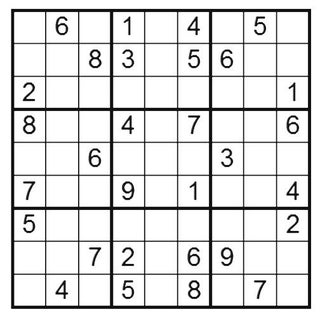
#> input picture sudoku.jpg, 320 x 321 px
$ jupyter execute 'Line Detection.ipynb'   (shell and % lines are left out)
#> lines starting #> are read from the running program, lines starting #| are printed output that depends on the picture; after the words box and inside, x2 and y2 are one past the last pixel; in counts of white or black regions, pixels touching at a corner belong together
[cell 1]
import cv2
import numpy as np
import matplotlib.pyplot as plt

[cell 2]
# Draw the lines represented in the hough accumulator on the original image
def drawhoughLinesOnImage(image, houghLines):
    for line in houghLines:
        for rho,theta in line:
            a = np.cos(theta)
            b = np.sin(theta)
            x0 = a*rho
            y0 = b*rho
            x1 = int(x0 + 1000*(-b))
            y1 = int(y0 + 1000*(a))
            x2 = int(x0 - 1000*(-b))
            y2 = int(y0 - 1000*(a))

            cv2.line(image,(x1,y1),(x2,y2),(0,255,0), 2)

# Different weights are added to the image to give a feeling of blending
def blend_images(image, final_image, alpha=0.7, beta=1., gamma=0.):
    return cv2.addWeighted(final_image, alpha, image, beta,gamma)

[cell 3]
image = cv2.imread("sudoku.jpg") # load image in grayscale
#> image is the input picture: shape (321, 320, 3); min 0, max 255, mean 222.2
gray_image = cv2.cvtColor(image, cv2.COLOR_RGB2GRAY)
blurredImage = cv2.GaussianBlur(gray_image, (5, 5), 0)
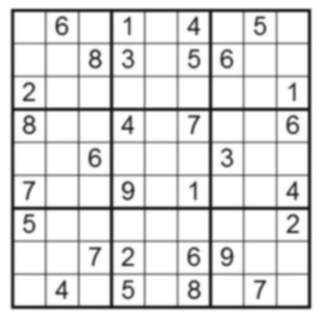
#> blurredImage: shape (321, 320); min 21, max 255, mean 222.2
edgeImage = cv2.Canny(blurredImage, 50, 120)
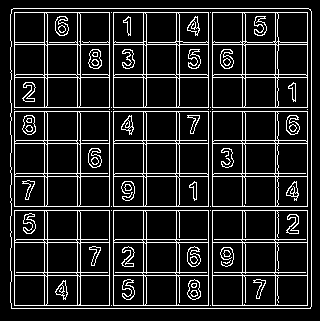
#> edgeImage: shape (321, 320); 13.5% white in thin lines or dots, all inside (x1, y1, x2, y2) = (10, 8, 312, 309)

# Detect points that form a line
dis_reso = 1 # Distance resolution in pixels of the Hough grid
theta = np.pi /180 # Angular resolution in radians of the Hough grid
threshold = 170# minimum no of votes

houghLines = cv2.HoughLines(edgeImage, dis_reso, theta, threshold)
#> houghLines = 39 rows, first 8: [308, 1.57], [311, 0], [8, 1.57], [12, 1.57], [107, 1.57], [111, 1.57], [206, 1.57], [210, 1.57]

houghLinesImage = np.zeros_like(image) # create and empty image

drawhoughLinesOnImage(houghLinesImage, houghLines) # draw the lines on the empty image
#> the loop in drawhoughLinesOnImage, `for line in houghLines:` made 39 passes
#> line on passes 1 to 12: [[308, 1.57]], [[311, 0]], [[8, 1.57]], [[12, 1.57]], [[107, 1.57]], [[111, 1.57]], [[206, 1.57]], [[210, 1.57]], [[305, 1.57]], [[14, 0]], [[109, 0]], [[113, 0]]
#> after the loop in drawhoughLinesOnImage, `for line in houghLines:`:
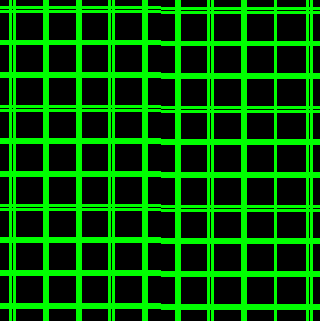
#> image: shape (321, 320, 3); mean of channels 0, 1, 2 0, 83.9, 0; drawn as B, G, R
orginalImageWithHoughLines = blend_images(houghLinesImage,image) # add two images together, using image blending
#> in blend_images, `return cv2.addWeighted(final_image, alpha, image, beta,gamma)`:
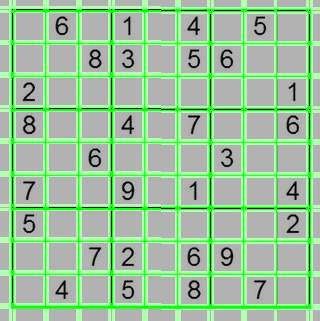
#> returned value: shape (321, 320, 3); mean of channels 0, 1, 2 155.3, 196.1, 155.3; drawn as B, G, R

[cell 4]
fig, (ax1, ax2, ax3) = plt.subplots(nrows=1, ncols=3, figsize=(20, 20))
ax1.imshow(image)
ax1.set_title('Original Image')
ax1.axis('off')

ax2.imshow(edgeImage, cmap='gray')
ax2.set_title('Edge Image')
ax2.axis('off')

ax3.imshow(orginalImageWithHoughLines, cmap='gray')
ax3.set_title("Original Image with Hough lines")
ax3.axis('off')

$ run again, with hough_input.jpg copied over sudoku.jpg
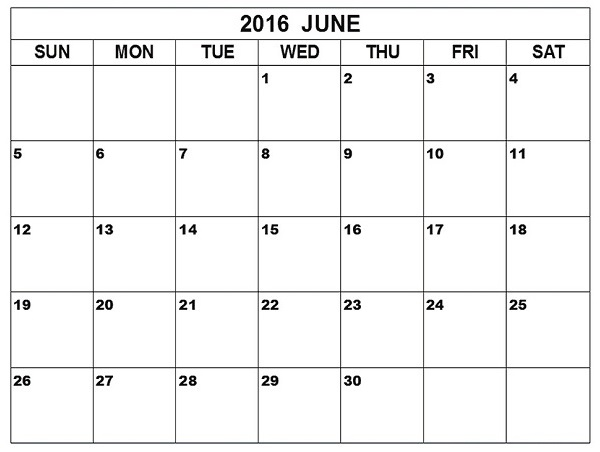
#> input picture hough_input.jpg, 600 x 452 px
#> image is the input picture: shape (452, 600, 3); mean B, G, R 243.7, 243.7, 243.6
#> `edgeImage = cv2.Canny(blurredImage, 50, 120)`:
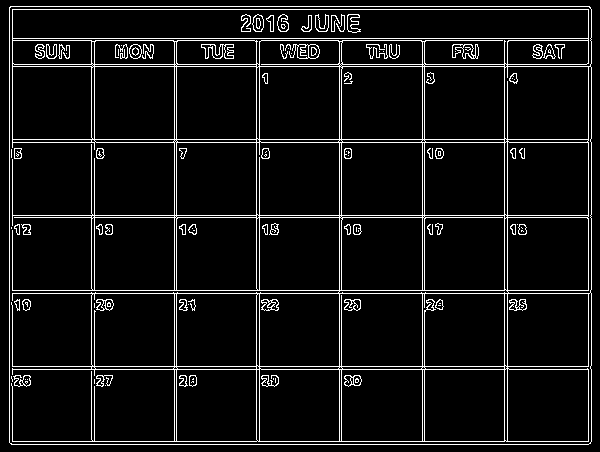
#> edgeImage: shape (452, 600); 7.2% white in thin lines or dots
#> houghLines = 33 rows, first 8: [6, 1.57], [293, 1.57], [9, 1.57], [38, 1.57], [290, 1.57], [444, 1.57], [139, 1.57], [215, 1.57]
#> the loop in drawhoughLinesOnImage, `for line in houghLines:` made 33 passes
#> in blend_images, `return cv2.addWeighted(final_image, alpha, image, beta,gamma)`:
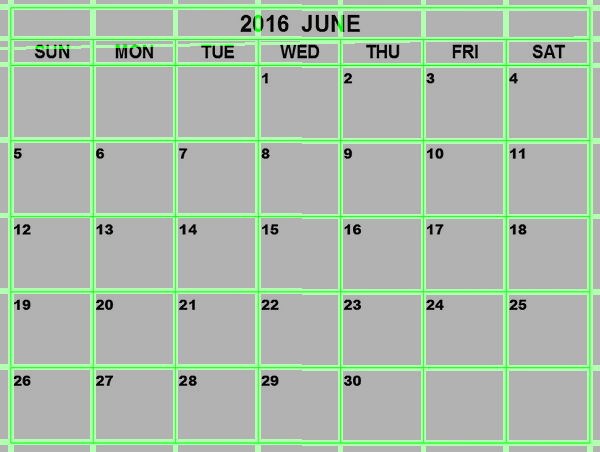
#> returned value: shape (452, 600, 3); mean of channels 0, 1, 2 170.2, 188.2, 170.2; drawn as B, G, R
